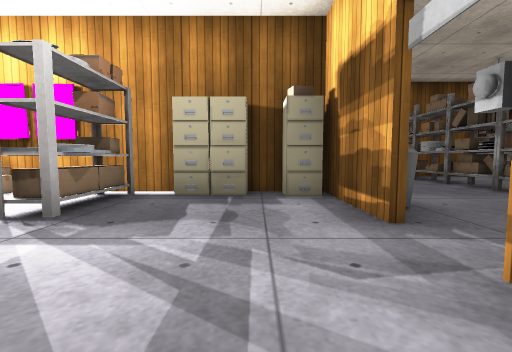
view 1 (above)

15 first-person views from a walk through a scene from a Unity 3-D project. The camera is 0.64 m above the floor, tilts 4° down and sees 90° across. The floor is counted in squares, 1 m on a side. Each view is taken from the middle of a square. On the plan, view 1 faces up. The plan holds only what a view shows up to about 9 squares ahead; the rest is blank. The place goes on beyond the plan. The player is left out. Door leaves are left out, so doorways stand open. Some surface patterns are stand-ins.

view 2
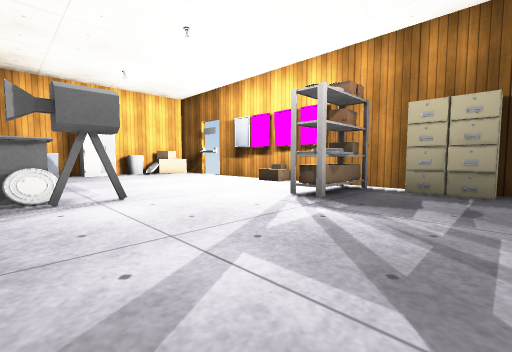

view 3
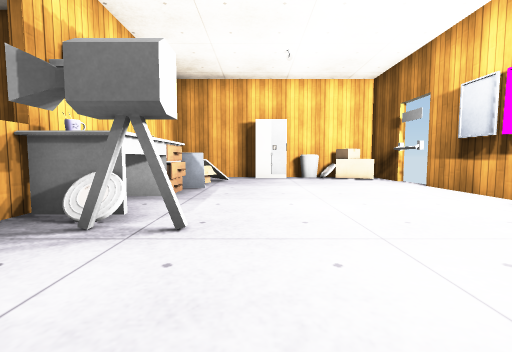

view 4
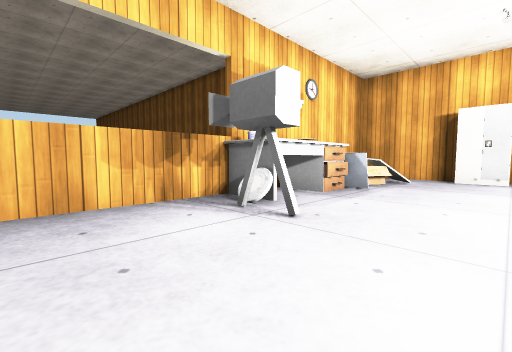

view 5
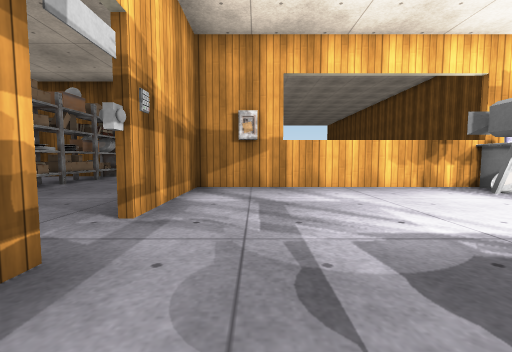

view 6
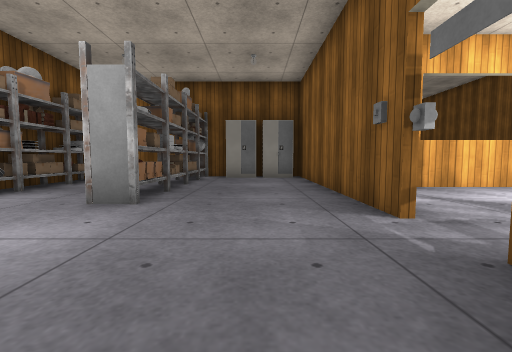

view 7
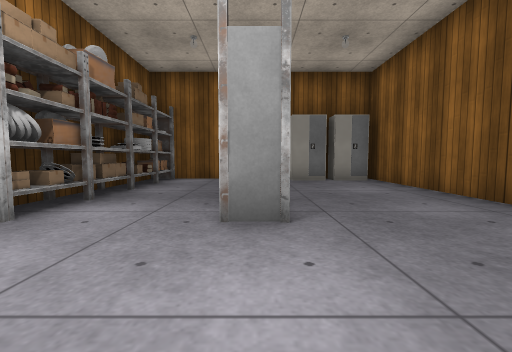

view 8
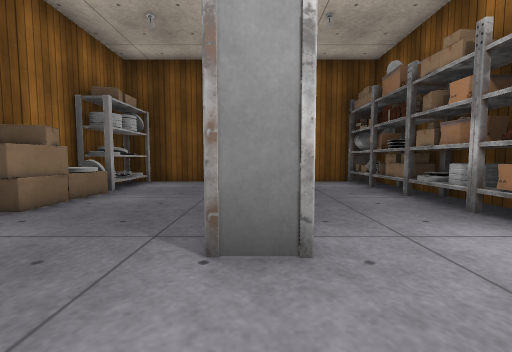

view 9
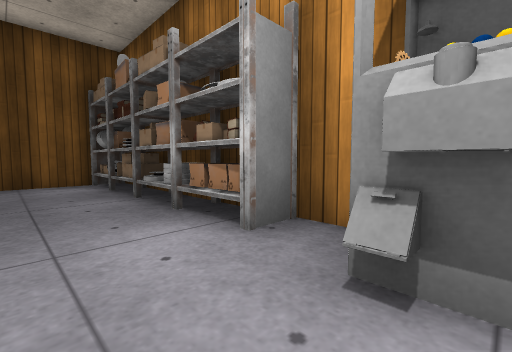

view 10
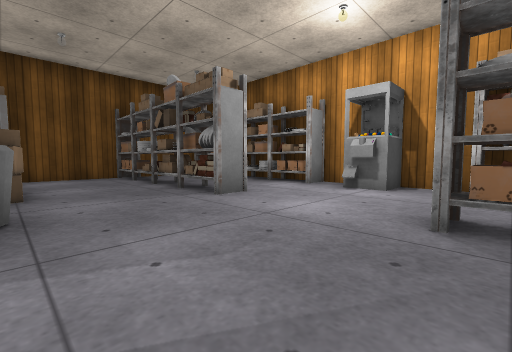

view 11
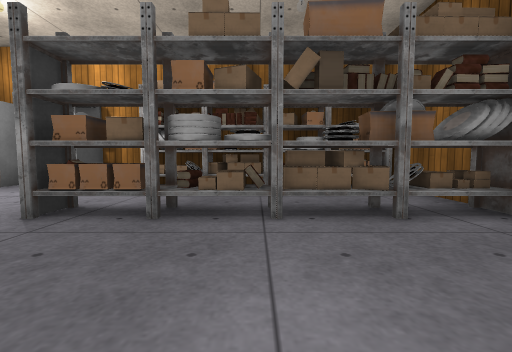

view 12
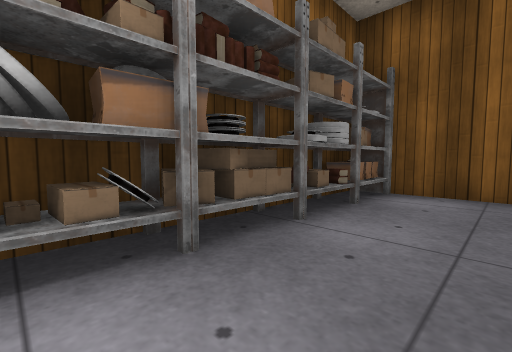

view 13
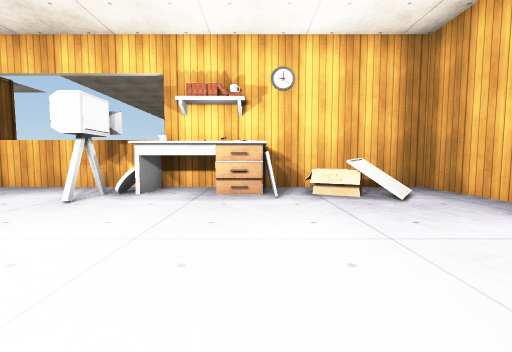

view 14
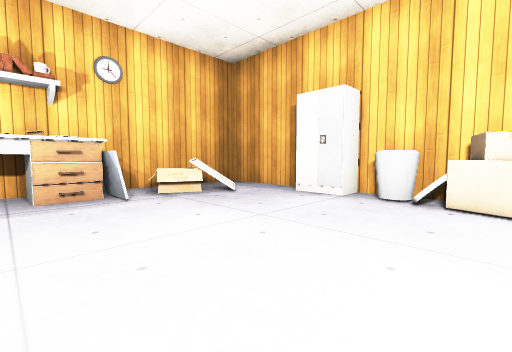

view 15
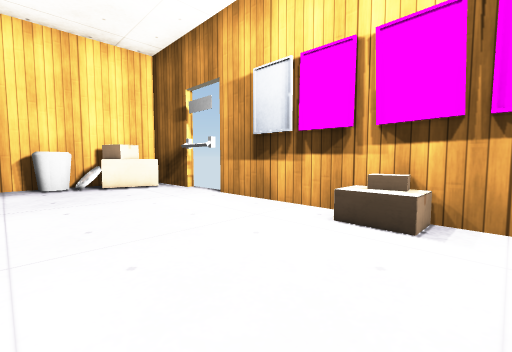

### Floor plan
Points are (right, up) in squares from view 1. A wall is a line through its corners. A room is listed if a view was taken in it or the views show most of it. See-through windows are left out.
Room 1 (views 1, 2, 3, 4, 5, 13, 14, 15)
walls: (-4.2, 0.4) (-4.2, -0.6); (-4.3, -0.5) (-4.3, 0.4); (-5.6, -1.6) (1.3, -1.6) (1.3, 1.6); (-7.9, 4.7) (-9, 4.7); (-1.5, 4.9) (-7.9, 4.9); (-8.8, 4.9) (-10.7, 4.9); (-10.7, 0.6) (-10.7, -1.6) (-7.4, -1.6); (-10.7, 3.6) (-10.7, 2.4); (1.3, 2.4) (1.3, 3.5)
ways out: opening at (1, 2) to room 2; gap at (-8.5, 5)
objects: cabinet (-11, 1) to (-10, 2); box (-11, 4); other object (-10, 3); box (-10, 4); other object (-9, -1); box (-8, -1); desk (-7, -2) to (-5, -1); other object (-7, 0); other object (-5, 0); box (-5, 5); other object (-3, 3) to (-2, 3); box (-3, 4) to (-2, 4); cabinet (-1, 4) to (-1, 5); cabinet (0, 5); cabinet (1, 4) to (1, 5)
Room 2 (views 6, 7, 8, 9, 10, 11, 12)
walls: (1.5, 1.6) (1.5, -5); (8.3, 0.5) (8.3, 1.5); (4.5, 9) (2.4, 9); (4, -5) (7.8, -5); (7.5, 9) (5.4, 9); (1.5, 8.9) (1.5, 6.6); (8.3, -5) (8.3, -4.4)
ways out: opening at (1, 2) to room 1
objects: cabinet (2, -5); box (2, 5); box (2, 6); shelf (2, 7) to (2, 8); other object (2, 9); cabinet (3, -5); box (4, -1); box (4, 5); box (4, 6); box (5, -4) to (5, -3); shelf (5, -2) to (5, 0); box (5, 1); shelf (5, 4) to (5, 7); other object (5, 8); other object (7, -4); box (7, -1); box (7, 4); other object (7, 5); box (7, 6); other object (7, 8); other object (8, -4); other object (8, -3); shelf (8, -2); other object (8, -1); other object (8, 0); other object (8, 2); other object (8, 4); box (8, 5); shelf (8, 6); other object (8, 7); box (8, 8)

Where each view was taken, in squares from view 1:
view 1: 0 up, 0 right, facing up
view 2: 1 down, 0 right, facing up-left
view 3: 1 up, 2 left, facing left
view 4: 2 up, 2 left, facing down-left
view 5: 4 up, 0 right, facing down
view 6: 4 up, 3 right, facing down
view 7: 3 up, 5 right, facing down
view 8: 2 up, 5 right, facing up
view 9: 2 up, 6 right, facing up-right
view 10: 0 up, 2 right, facing up-right
view 11: 2 down, 2 right, facing right
view 12: 0 up, 6 right, facing down-right
view 13: 4 up, 7 left, facing down
view 14: 4 up, 6 left, facing down-left
view 15: 2 up, 4 left, facing up-left
